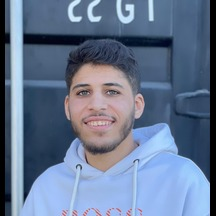
#> input picture face_log/Images/20001609.jpg, 216 x 216 px, given in place of the camera
$ jupyter execute --allow-errors face_detection.ipynb   (text cells are left out)
#> lines starting #> are read from the running program, lines starting #| are printed output that depends on the picture; after the words box and inside, x2 and y2 are one past the last pixel; in counts of white or black regions, pixels touching at a corner belong together
[cell 1]
import cv2
import matplotlib.pyplot as plt

[cell 2]
# Load the pre-trained Haar Cascade model for face detection
face_cascade = cv2.CascadeClassifier(cv2.data.haarcascades + 'haarcascade_frontalface_default.xml')

[cell 3]
# Load the image
img = cv2.imread('trial.JPEG')


# Convert the image to grayscale
#> (the rest of this cell did not finish here and is left out)

#> (a cell that did not finish here is left out)

[cell 5]
# Save the result
cv2.imwrite('face_detected.jpg', img)
#> Out = True

#> (a cell that did not finish here is left out)

[cell 7]
import cv2
import matplotlib.pyplot as plt


# Start the laptop's camera
cap = cv2.VideoCapture(0)  # '0' is typically the default value for the primary camera

# Load the pre-trained Haar Cascade model for face detection
face_cascade = cv2.CascadeClassifier(cv2.data.haarcascades + 'haarcascade_frontalface_default.xml')

# Check if the camera opened successfully
if not cap.isOpened():
    print("Cannot open camera")
else:
    # Capture frame-by-frame
    ret, frame = cap.read()
#> frame is the input picture: shape (216, 216, 3); mean B, G, R 144.6, 117.6, 100.9

    # Check if frame is received
    if not ret:
        print("Can't receive frame (stream end?). Exiting ...")
    else:
        # Convert the captured frame to grayscale
        gray = cv2.cvtColor(frame, cv2.COLOR_BGR2GRAY)
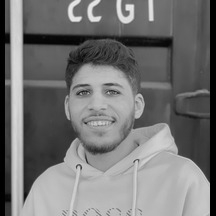
#> gray: shape (216, 216); min 0, max 233, mean 115.7

        # Detect faces in the grayscale frame
        faces = face_cascade.detectMultiScale(gray, scaleFactor=1.1, minNeighbors=5, minSize=(30, 30))
#> faces = [[60, 62, 77, 77]]

        # Draw rectangles around the faces
        for (x, y, w, h) in faces:
            cv2.rectangle(frame, (x, y), (x+w, y+h), (0, 255, 0), 2)  # Draw a green rectangle with thickness 2
#> this loop made 1 pass
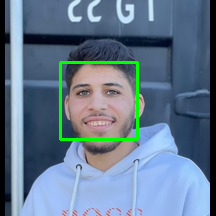
#> frame: shape (216, 216, 3); 1.97% of pixels changed, all inside (x1, y1, x2, y2) = (59, 61, 139, 141)

        # Convert BGR image to RGB
        frame_rgb = cv2.cvtColor(frame, cv2.COLOR_BGR2RGB)

        # Display the resulting frame with face corners
        plt.imshow(frame_rgb)
        plt.axis('off')  # Hide axis
        plt.show()

# When everything done, release the capture
cap.release()
cv2.destroyAllWindows()

[cell 8]
import cv2
import matplotlib.pyplot as plt

# Start the laptop's camera
cap = cv2.VideoCapture(0)  # '0' is typically the default value for the primary camera

# Load the pre-trained Haar Cascade model for face detection
face_cascade = cv2.CascadeClassifier(cv2.data.haarcascades + 'haarcascade_frontalface_default.xml')

# Check if the camera opened successfully
if not cap.isOpened():
    print("Cannot open camera")
else:
    # Capture frame-by-frame
    ret, frame = cap.read()

    # Check if frame is received
    if not ret:
        print("Can't receive frame (stream end?). Exiting ...")
    else:
        # Convert the captured frame to grayscale
        gray = cv2.cvtColor(frame, cv2.COLOR_BGR2GRAY)

        # Detect faces in the grayscale frame
        faces = face_cascade.detectMultiScale(gray, scaleFactor=1.1, minNeighbors=5, minSize=(30, 30))

        # List to hold cropped faces
        cropped_faces = []

        # Draw rectangles around the faces and crop the faces
        for (x, y, w, h) in faces:
            cv2.rectangle(frame, (x, y), (x+w, y+h), (0, 255, 0), 2)  # Draw a green rectangle with thickness 2
            # Crop the face
            cropped_face = frame[y:y+h, x:x+w]
            cropped_faces.append(cropped_face)
#> this loop made 1 pass
#> pass 1, `cropped_face = frame[y:y+h, x:x+w]`:
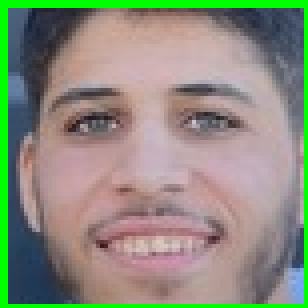
#> cropped_face: shape (77, 77, 3) (shown 4 times larger); mean B, G, R 125.1, 141.4, 139.5
#> after the loop, cropped_faces = 1 item

        # Convert BGR image to RGB for full image display
        frame_rgb = cv2.cvtColor(frame, cv2.COLOR_BGR2RGB)

        # Display the original frame with rectangles
        plt.figure(figsize=(10, 6))
        plt.imshow(frame_rgb)
        plt.axis('off')  # Hide axis
        plt.title("Detected Faces")
        plt.show()

        # Display each cropped face
        for i, face in enumerate(cropped_faces):
            plt.figure(figsize=(2, 2))  # Size can be adjusted based on your preference
            face_rgb = cv2.cvtColor(face, cv2.COLOR_BGR2RGB)
            plt.imshow(face_rgb)
            plt.axis('off')
            plt.title(f"Face {i+1}")
            plt.show()
#> this loop made 1 pass

# When everything done, release the capture
cap.release()
cv2.destroyAllWindows()

[cell 9]
import cv2
import matplotlib.pyplot as plt

# Start the laptop's camera
cap = cv2.VideoCapture(0)  # '0' is typically the default value for the primary camera

# Load the pre-trained Haar Cascade model for face detection
face_cascade = cv2.CascadeClassifier(cv2.data.haarcascades + 'haarcascade_frontalface_default.xml')

# Check if the camera opened successfully
if not cap.isOpened():
    print("Cannot open camera")
else:
    # Capture frame-by-frame
    ret, frame = cap.read()

    # Check if frame is received
    if not ret:
        print("Can't receive frame (stream end?). Exiting ...")
    else:
        # Convert the captured frame to grayscale
        gray = cv2.cvtColor(frame, cv2.COLOR_BGR2GRAY)

        # Detect faces in the grayscale frame
        faces = face_cascade.detectMultiScale(gray, scaleFactor=1.1, minNeighbors=5, minSize=(30, 30))

        # List to hold cropped, resized, and processed faces
        processed_faces = []

        # Draw rectangles around the faces, crop, resize, and process the faces
        for (x, y, w, h) in faces:
            cv2.rectangle(frame, (x, y), (x+w, y+h), (0, 255, 0), 2)  # Draw a green rectangle with thickness 2
            # Crop the face from the grayscale image
            cropped_face = gray[y:y+h, x:x+w]
            # Resize the cropped face
            resized_face = cv2.resize(cropped_face, (320, 243))
            # Convert grayscale to RGB (for display purposes)
            face_rgb = cv2.cvtColor(resized_face, cv2.COLOR_GRAY2RGB)
            processed_faces.append(face_rgb)
#> this loop made 1 pass
#> pass 1, `cropped_face = gray[y:y+h, x:x+w]`:
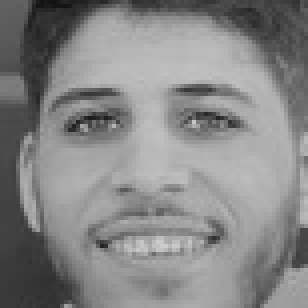
#> cropped_face: shape (77, 77) (shown 4 times larger); min 18, max 204, mean 134.3
#> pass 1, `resized_face = cv2.resize(cropped_face, (320, 243))`:
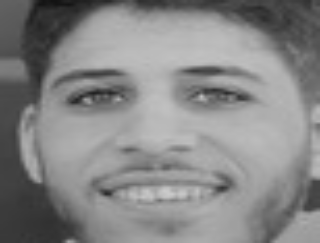
#> resized_face: shape (243, 320); min 19, max 202, mean 134.2
#> after the loop, processed_faces = 1 item

        # Convert BGR image to RGB for full image display
        frame_rgb = cv2.cvtColor(frame, cv2.COLOR_BGR2RGB)

        # Display the original frame with rectangles
        plt.figure(figsize=(10, 6))
        plt.imshow(frame_rgb)
        plt.axis('off')  # Hide axis
        plt.title("Detected Faces")
        plt.show()

        # Display each processed face
        for i, face in enumerate(processed_faces):
            plt.figure(figsize=(4, 3))  # Size adjusted to match aspect ratio of the resized images
            plt.imshow(face)
            plt.axis('off')
            plt.title(f"Face {i+1}")
            plt.show()

# When everything done, release the capture
cap.release()
cv2.destroyAllWindows()

$ run again, on face_log/Images/90364.jpg
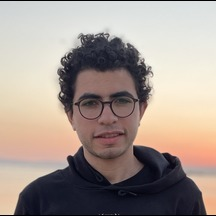
#> input picture face_log/Images/90364.jpg, 216 x 216 px, given in place of the camera
#> Out = True
#> frame is the input picture: shape (216, 216, 3); mean B, G, R 143.1, 150.5, 163.3
#> faces = [[64, 69, 85, 85]]
#> the loop `for (x, y, w, h) in faces:` made 1 pass
#> after the loop `for (x, y, w, h) in faces:`:
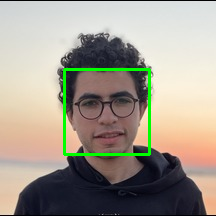
#> frame: shape (216, 216, 3); 2.18% of pixels changed, all inside (x1, y1, x2, y2) = (63, 68, 151, 156)
#> after the loop `for (x, y, w, h) in faces:`: cropped_faces = 1 item
#> the loop `for i, face in enumerate(cropped_faces):` made 1 pass
#> the loop `for (x, y, w, h) in faces:` made 1 pass
#> pass 1, `resized_face = cv2.resize(cropped_face, (320, 243))`:
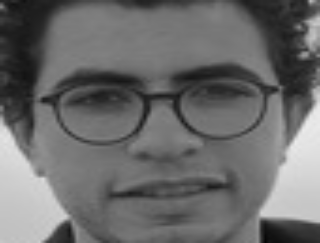
#> resized_face: shape (243, 320); min 2, max 235, mean 107.1
#> the loop `for i, face in enumerate(processed_faces):` made 1 pass

$ run again, on face_log/Images/90365.jpg
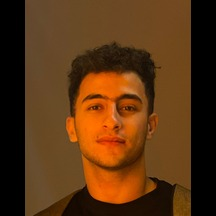
#> input picture face_log/Images/90365.jpg, 216 x 216 px, given in place of the camera
#> Out = True
#> frame is the input picture: shape (216, 216, 3); mean B, G, R 18.7, 52, 89.3
#> faces = [[63, 69, 99, 99]]
#> the loop `for (x, y, w, h) in faces:` made 1 pass
#> after the loop `for (x, y, w, h) in faces:`:
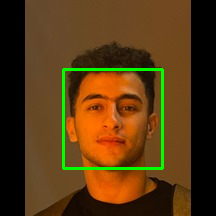
#> frame: shape (216, 216, 3); 2.54% of pixels changed, all inside (x1, y1, x2, y2) = (62, 68, 164, 170)
#> after the loop `for (x, y, w, h) in faces:`: cropped_faces = 1 item
#> the loop `for i, face in enumerate(cropped_faces):` made 1 pass
#> the loop `for (x, y, w, h) in faces:` made 1 pass
#> pass 1, `resized_face = cv2.resize(cropped_face, (320, 243))`:
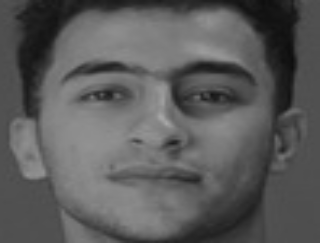
#> resized_face: shape (243, 320); min 13, max 169, mean 91.2
#> the loop `for i, face in enumerate(processed_faces):` made 1 pass

$ run again, on face_log/Images/98048.jpg
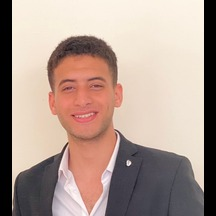
#> input picture face_log/Images/98048.jpg, 216 x 216 px, given in place of the camera
#> Out = True
#> frame is the input picture: shape (216, 216, 3); mean B, G, R 144.6, 154.6, 175.1
#> faces = [[43, 57, 79, 79]]
#> the loop `for (x, y, w, h) in faces:` made 1 pass
#> after the loop `for (x, y, w, h) in faces:`:
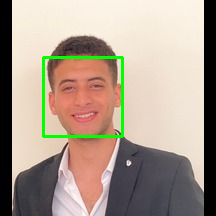
#> frame: shape (216, 216, 3); 2.02% of pixels changed, all inside (x1, y1, x2, y2) = (42, 56, 124, 138)
#> after the loop `for (x, y, w, h) in faces:`: cropped_faces = 1 item
#> the loop `for i, face in enumerate(cropped_faces):` made 1 pass
#> the loop `for (x, y, w, h) in faces:` made 1 pass
#> pass 1, `resized_face = cv2.resize(cropped_face, (320, 243))`:
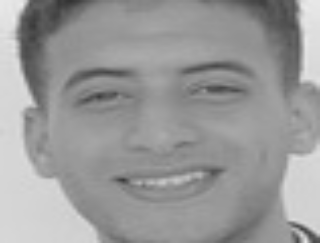
#> resized_face: shape (243, 320); min 51, max 235, mean 153.5
#> the loop `for i, face in enumerate(processed_faces):` made 1 pass
